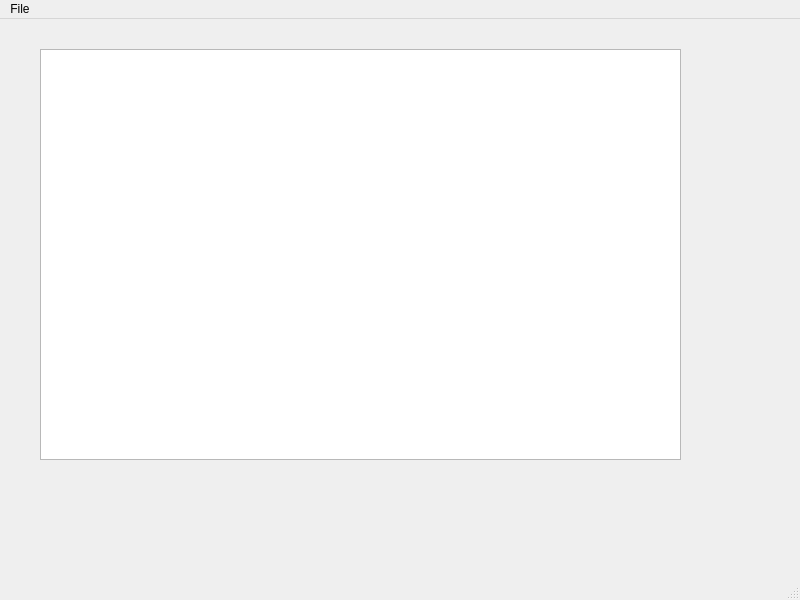
<?xml version="1.0" encoding="UTF-8"?>
<ui version="4.0">
 <class>MainWindow</class>
 <widget class="QMainWindow" name="MainWindow">
  <property name="geometry">
   <rect>
    <x>0</x>
    <y>0</y>
    <width>800</width>
    <height>600</height>
   </rect>
  </property>
  <property name="windowTitle">
   <string>MainWindow</string>
  </property>
  <widget class="QWidget" name="centralwidget">
   <widget class="QListWidget" name="listWidget">
    <property name="geometry">
     <rect>
      <x>40</x>
      <y>30</y>
      <width>641</width>
      <height>411</height>
     </rect>
    </property>
   </widget>
  </widget>
  <widget class="QMenuBar" name="menubar">
   <property name="geometry">
    <rect>
     <x>0</x>
     <y>0</y>
     <width>800</width>
     <height>26</height>
    </rect>
   </property>
   <widget class="QMenu" name="menuFile">
    <property name="title">
     <string>File</string>
    </property>
    <addaction name="actionExit"/>
   </widget>
   <addaction name="menuFile"/>
  </widget>
  <widget class="QStatusBar" name="statusbar"/>
  <action name="actionExit">
   <property name="text">
    <string>Exit</string>
   </property>
  </action>
 </widget>
 <resources/>
 <connections/>
</ui>
